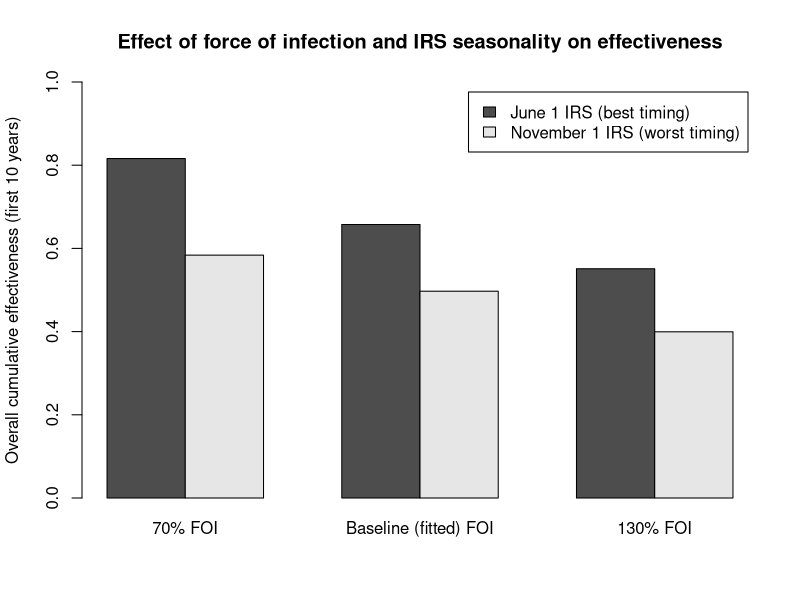

Source code (R):
eff = c(0.8160120605, 0.6574398432, 0.5511642524, 0.5837718242, 0.497082237, 0.3995614269)
foi = c('70% FOI', 'Baseline (fitted) FOI', '130% FOI')
seasons = c('June 1 IRS (best timing)', 'November 1 IRS (worst timing)')
data = table(eff[1:3], eff[4:6])

data = matrix(eff, nrow=2, byrow=T)
rownames(data) = seasons
colnames(data) = foi
png('foi_effect.png', width=1200, height=800, res=120)
barplot(data, beside=T, ylab='Overall cumulative effectiveness (first 10 years)', legend=rownames(data), main='Effect of force of infection and IRS seasonality on effectiveness', ylim=c(0,1))
dev.off()
